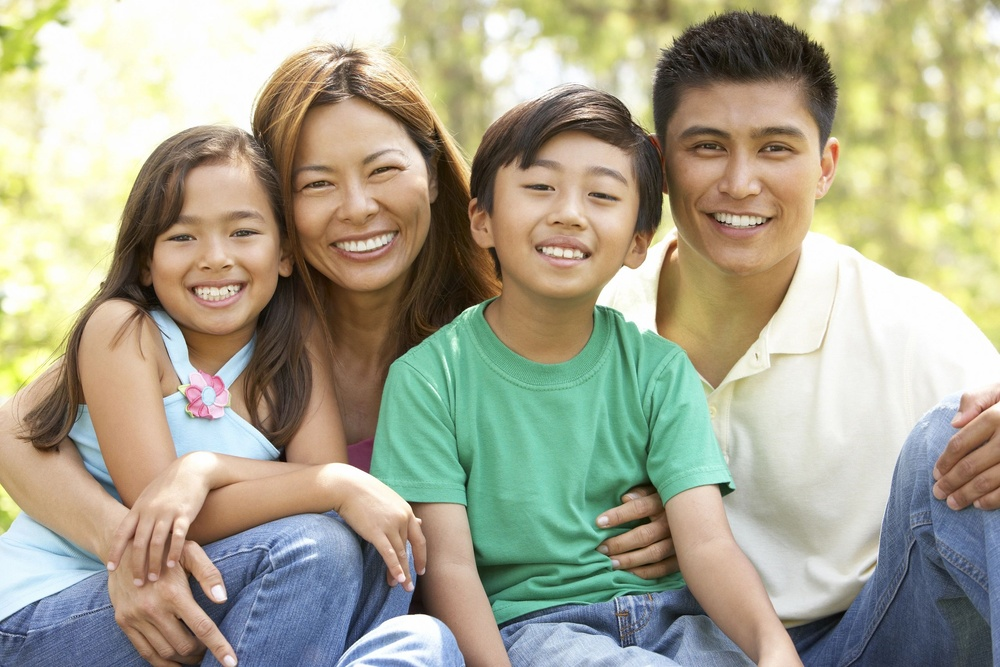
#> input picture test/test_2.jpg, 1000 x 667 px, shrunk from 2560 x 1707 before the run
$ python exercise_1.py test/test_2.jpg test
#> lines starting #> are read from the running program, lines starting #| are printed output that depends on the picture

from PIL import Image, ImageDraw
import cv2
import numpy as np
import os
from pathlib import Path
import argparse

# We use argparse module to handle command-line interface
parser = argparse.ArgumentParser()
parser.add_argument("input_file", help="path of the image that is goign to be analysed",
                    type=str)
parser.add_argument("directory_path", help="Directory where you want to save the extracted faces",
                    type=str)
parser.add_argument("--extra", default=False, help='Make a copy of the image with the face detected ', type=bool)
args = parser.parse_args()

# We get the  Haar Cascade classifier from OpenCv
face_classifier = cv2.CascadeClassifier(
f"{cv2.data.haarcascades}haarcascade_frontalface_alt.xml")

def face_detector(input_path, output_directory, marked_faces=False):
     # We create a Image object from PIL
#> called with input_path = 'test/test_2.jpg', output_directory = 'test', marked_faces = False
    img = Image.open(input_path)
#> img is the input picture: PIL image 1000x667 RGB; mean R, G, B 167.9, 164.9, 143
    # We convert the image to greyscale ( to simplify calculations and remove redundancies) and apply the classifier
    gs_image = img.convert(mode='L')
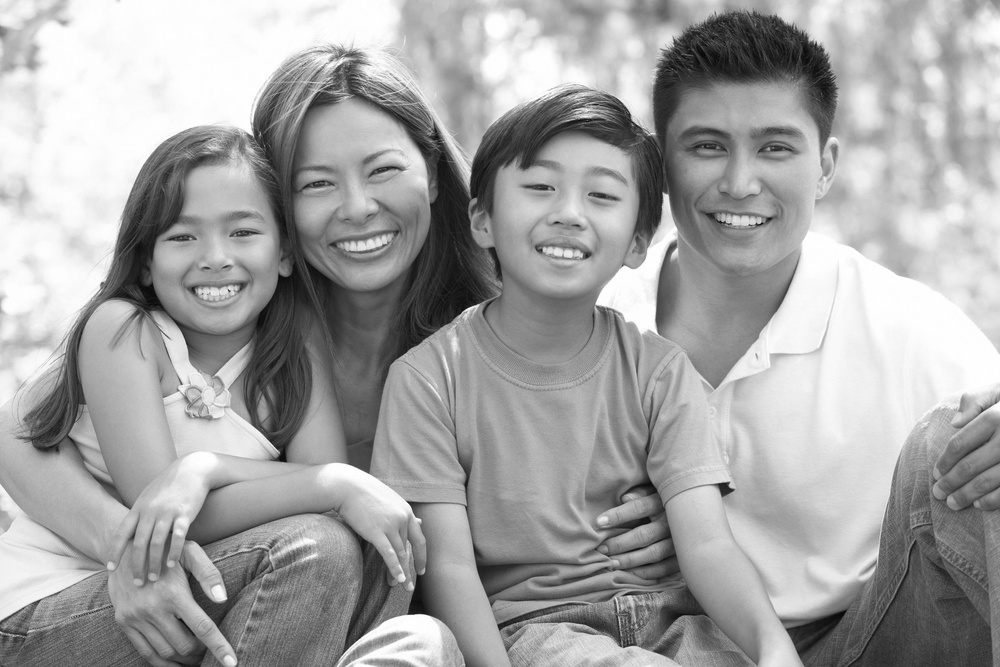
#> gs_image: PIL image 1000x667 L; min 4, max 255, mean 163.3
    faces = face_classifier.detectMultiScale(np.array(gs_image), 1.35, 5)
#> faces = [[654, 81, 171, 171], [142, 175, 149, 149], [272, 115, 163, 163], [482, 127, 163, 163]]
    detected_faces = []  #. As we are going to need to count the faces detected we can reuse this list (it is to make the extra work, not needed for the task )
    # We use enumerate to get the number of the sace that has been detected altogether with the coordinates of the face detected
    for count, (x,y,w,h) in enumerate(faces):
        # Not needed for this task we append the four coordinates of the face detected
        detected_faces.append([(x,y),(x+w, y+h)])
        # We crop the face detected from the original image
        cropped_img = img.crop((x,y,x+w,y+h))
        # We create the output file using os.path.join to join the output directory with the name of the output face(img.format will add the extension to the image)
        face_file = os.path.join(output_directory, f'{Path(input_path).stem}_face_{count+1}.{img.format.lower()}')
        # We check if the pathlife already exists and if it is the case we dont copy it again (we can decide to save it again if we want)
        if os.path.exists(face_file):
            # cropped_img.save(face_file) --> If we want to change the old one for a new one
            pass
        else:
            # We create a folder if the output_directory doesn' t exist. Otherwise, nothing will happen
            os.makedirs(output_directory, exist_ok=True)
            # We save the cropped image
            cropped_img.save(face_file)
#> this loop made 4 passes
#> pass 1, in face_detector, `cropped_img = img.crop((x,y,x+w,y+h))`:
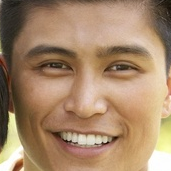
#> cropped_img: PIL image 171x171 RGB; mean R, G, B 165.5, 135, 105.9
#> pass 2, in face_detector, `cropped_img = img.crop((x,y,x+w,y+h))`:
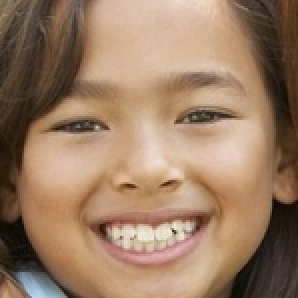
#> cropped_img: PIL image 149x149 RGB (shown 2 times larger); mean R, G, B 154.6, 124.3, 99.5
#> pass 3, in face_detector, `cropped_img = img.crop((x,y,x+w,y+h))`:
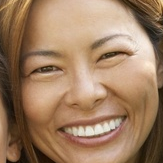
#> cropped_img: PIL image 163x163 RGB; mean R, G, B 158.6, 125.8, 97.8
#> after the loop:
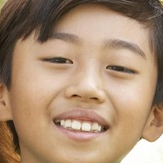
#> cropped_img: PIL image 163x163 RGB; mean R, G, B 169.9, 141.1, 115.2
#> after the loop, detected_faces = [[(654, 81), (825, 252)], [(142, 175), (291, 324)], [(272, 115), (435, 278)], [(482, 127), (645, 290)]]

    # Extra functionality: It will save a copy of the image with a rectangle in the faces that were detected
    if args.extra:
        # We use the Imagedraw object from the original image
        img_2 = ImageDraw.Draw(img)
        # We draw rectangles iterating through all the images (we appended the 4 coordinates for each face detected during the previous loop)
        list(img_2.rectangle(i) for i in detected_faces)
        # We save final image
        img.save(os.path.join(output_directory, f'{Path(input_path).stem}_marked_faces.{img.format.lower()}'))
    # We print the number of faces detected and return it in case we want to add the value to a variable
    print(f'{len(detected_faces)} faces were detected')
#| 4 faces were detected
    return len(detected_faces)

if __name__ == "__main__":
    face_detector(args.input_file, args.directory_path, args.extra)

$ run again, on test/test_1.png
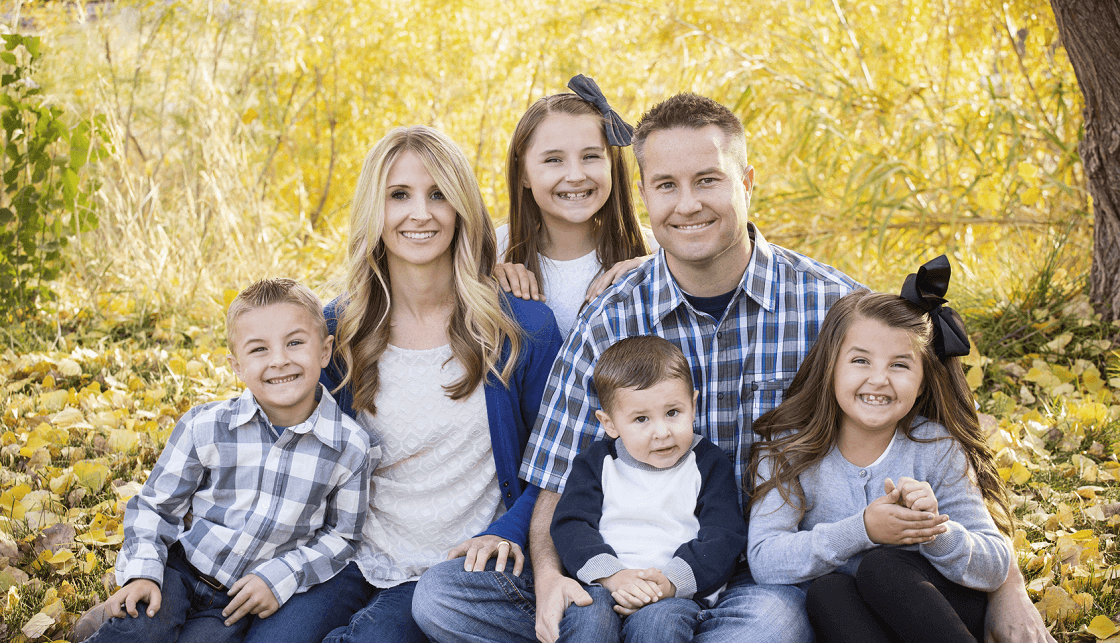
#> input picture test/test_1.png, 1120 x 643 px
#> in face_detector, img is the input picture: PIL image 1120x643 P; mean R, G, B 168.2, 155.2, 122.4
#> in face_detector, `gs_image = img.convert(mode='L')`:
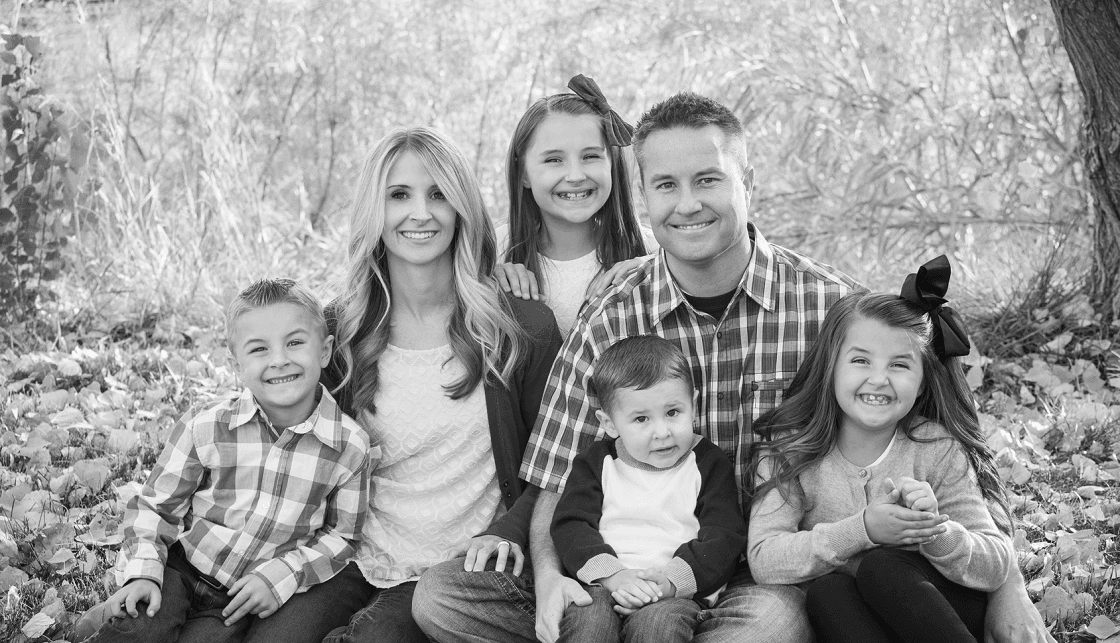
#> gs_image: PIL image 1120x643 L; min 13, max 249, mean 155.4
#> faces = [[520, 118, 104, 104], [631, 139, 114, 114], [367, 156, 102, 102], [227, 302, 102, 102], [829, 323, 100, 100], [610, 376, 98, 98]]
#> the loop in face_detector, `for count, (x,y,w,h) in enumerate(faces):` made 6 passes
#> after the loop in face_detector, `for count, (x,y,w,h) in enumerate(faces):`:
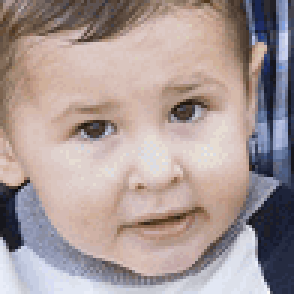
#> cropped_img: PIL image 98x98 P (shown 3 times larger); mean R, G, B 168.6, 153.3, 151.4
#> after the loop in face_detector, `for count, (x,y,w,h) in enumerate(faces):`: detected_faces = [[(520, 118), (624, 222)], [(631, 139), (745, 253)], [(367, 156), (469, 258)], [(227, 302), (329, 404)], [(829, 323), (929, 423)], [(610, 376), (708, 474)]]
#| 6 faces were detected
